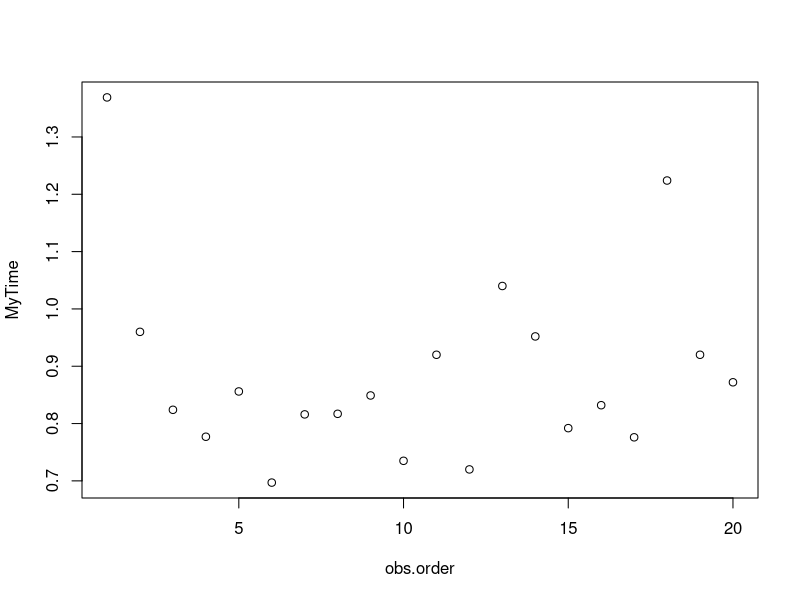

Here is the R script that generated this plot:
##### Example 3: the Response time data, import from the formatted data.
# Import data set. This is just one variable, but has three extra columns of zeros 
TimeData <- read.table(file="ExampleTimeCollection.txt", header=TRUE)
# Only take the first column
MyTime <- TimeData[,1]

# We can also make this vector into a data frame as above (here only one column)
time.data<-data.frame(MyTime)
# We now add new variables to this data frame
time.data$obs.order<-seq(length(time.data$MyTime))
# Scatterplot of response time versus observation order
plot(MyTime~obs.order, data=time.data)
